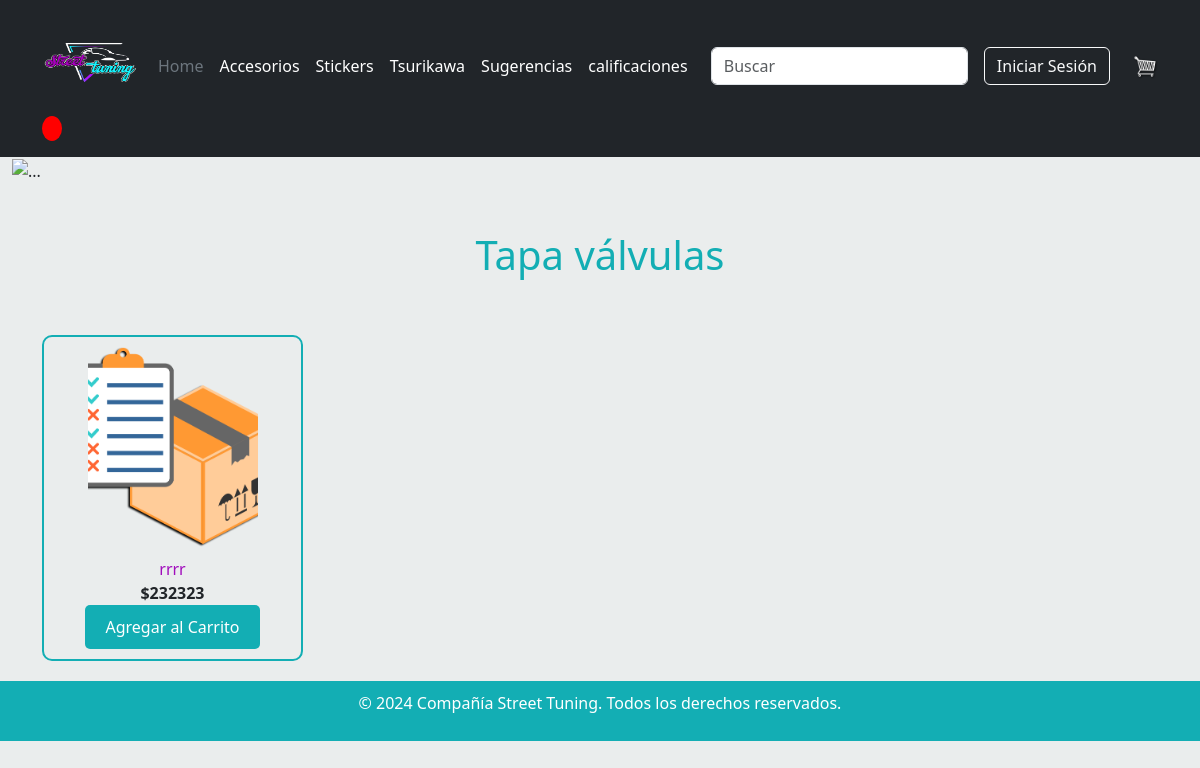
/tapaValvula, run on an earlier commit of the app's database.
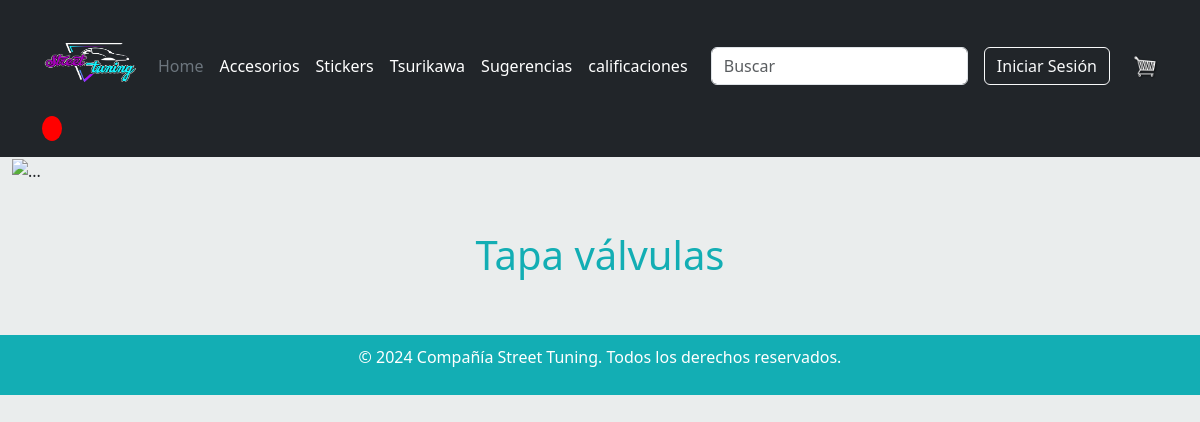
And on a later commit of the database.
### appweb/models.py (models this page shows, shortened)
class Producto(models.Model):
    id_producto = models.UUIDField(primary_key=True, default=uuid.uuid4, editable=False)
    nombre = models.CharField(max_length=4000)
    cantidad = models.IntegerField()
    precio = models.IntegerField()
    categoria = models.ForeignKey(Categoria, on_delete=models.CASCADE)
    foto = models.ImageField(upload_to="producto",null=True)

### appweb/views.py (the view)
# urls.py: path('tapaValvula', tapaValvula, name='tapaValvula'),
def tapaValvula(request):
    tapaValvula = Producto.objects.filter(categoria__id_categoria='080ceb12-048c-4dff-9543-9b6d36708939')
    data ={
        'tapaValvula' : tapaValvula
    }
    return render(request, "tapaValvula.html",data)

### appweb/context_processors.py (called while the page is built)
def carrito_items(request):
    if request.user.is_authenticated:
        try:
            cliente = Cliente.objects.get(usuario=request.user)
            orden, created = Orden.objects.get_or_create(cliente=cliente, complete=False)
            carritoItems = orden.get_carrito_items
        except Cliente.DoesNotExist:
            carritoItems = 0
    else:
        carritoItems = 0
    return {'carritoItems': carritoItems}

### appweb/templates/tapaValvula.html (shortened to what this page needs)
{% extends 'base.html' %}
{% load static %}
{% block contenido %}
<head>
</head>
<div class="pag-accesorios">
  <div class="container-fluid">
    <img src="{% static './imagenes/principalAccesorios.png'%}" class="img-fluid" alt="...">
  </div>
  <div class="container">
    <br>
    <br>
    <h1>Tapa válvulas</h1>
    <br>
    <br>
    <div class="row">
      {% for p in tapaValvula %}
      <div class="col-md-3">
        <div class="catalog-item text-center">
          {% if p.foto %}
          <img width="170" height="350" src="{{p.foto.url}}" class="img-responsive wp-post-image" alt="LuzDeSecuencia"
            class="img-fluid">
          {% else %}
          <img width="270" height="350" src="" class="img-responsive wp-post-image" alt="LuzDeSecuencia"
            class="img-fluid">
          {% endif%}
          <div class="catalog-item-title">{{p.nombre}}</div>
          <div class="catalog-item-price">${{p.precio|floatformat:0}}</div>
          <button data-p="{{ p.id_producto }}" data-action="add" class="btn-agregar add-btn update-cart">
            Agregar al Carrito
        </button>
        </div>
      </div>
      {% endfor %}
    </div>
  </div>
</div>
{% endblock %}

What changed in the data, as far as the page shows it:
removed Producto: foto (picture), nombre "rrrr", precio "232323"
